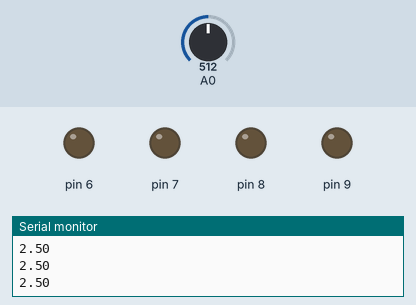
This sketch was run on a simulated Arduino Uno, built with avr-gcc and run on an emulated ATmega328P. Parts: output pins drawn as LEDs (lit = HIGH), the last lines printed to the serial monitor. The inputs (shaded band) are chosen by the test bench; at power-on: A0 = 512.

Above: at 1.3 s.
1.4 s: A0 set to 427
3.0 s: A0 set to 396
At 4.2 s:
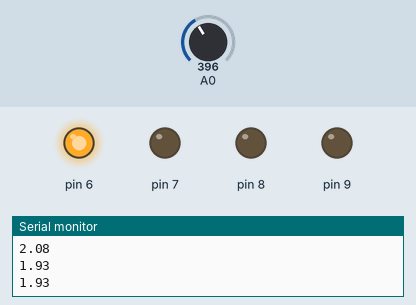
4.8 s: A0 set to 323
6.6 s: A0 set to 299
At 8.5 s:
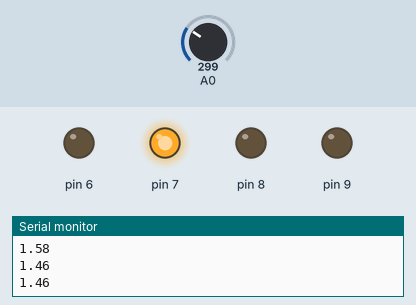
8.8 s: A0 set to 215
10.6 s: A0 set to 189
At 11.7 s:
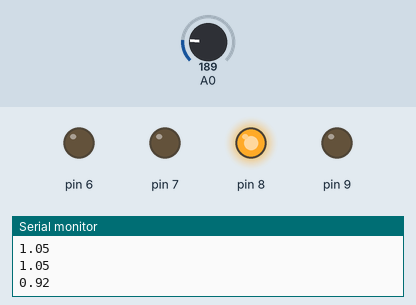
Timing chart, 0 to 13.6 s (numbered marks = the images above; inputs shaded):
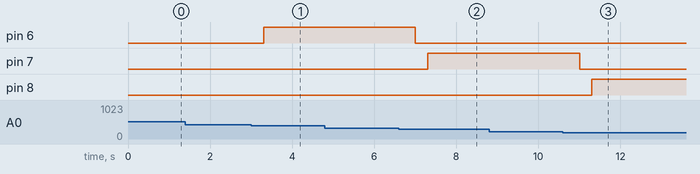

Measured:
- the behaviour switches between 410 and 409 on A0 (found by bisection; images 0 and 1)
- the behaviour switches between 308 and 307 on A0 (found by bisection; images 1 and 2)
- the behaviour switches between 205 and 204 on A0 (found by bisection; images 2 and 3)
- after the input at 3.0 s, pin 6: LOW → HIGH after 0.30 s
- after the input at 6.6 s, pin 6: HIGH → LOW after 0.41 s; pin 7: LOW → HIGH after 0.71 s
- after the input at 10.6 s, pin 7: HIGH → LOW after 0.41 s; pin 8: LOW → HIGH after 0.71 s

The sketch:

lector_de_potenciometro.ino
```cpp
//potenciometro pin A0
//Salidas pines 9,8,7,6

void setup() {
  pinMode(A0,INPUT);
  pinMode(9,OUTPUT);
  pinMode(8,OUTPUT);
  pinMode(7,OUTPUT);
  pinMode(6,OUTPUT);

  Serial.begin(9600);
}

void loop() {
  float voltaje= float(analogRead(A0))*5/1024;
  if(voltaje<0.5){
    digitalWrite(8,LOW);
    digitalWrite(7,LOW);
    digitalWrite(6,LOW);
    delay(300);
    digitalWrite(9,HIGH);
    }
  else if(voltaje<1){
    digitalWrite(9,LOW);
    digitalWrite(7,LOW);
    digitalWrite(6,LOW);
    delay(300);
    digitalWrite(8,HIGH);
    }
  else if(voltaje<1.5){
    digitalWrite(9,LOW);
    digitalWrite(8,LOW);
    digitalWrite(6,LOW);
    delay(300);
    digitalWrite(7,HIGH);
    }
  else if(voltaje<2){
    digitalWrite(9,LOW);
    digitalWrite(8,LOW);
    digitalWrite(7,LOW);
    delay(300);
    digitalWrite(6,HIGH);
    }

  else{
    digitalWrite(9,LOW);
    digitalWrite(8,LOW);
    digitalWrite(7,LOW);
    digitalWrite(6,LOW);
    }


  Serial.println(voltaje);
  delay(500);
}
```
